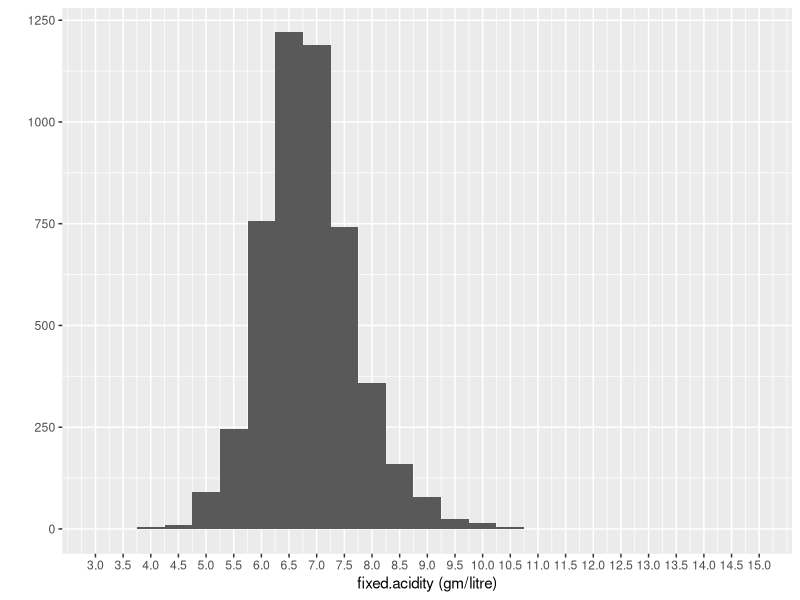
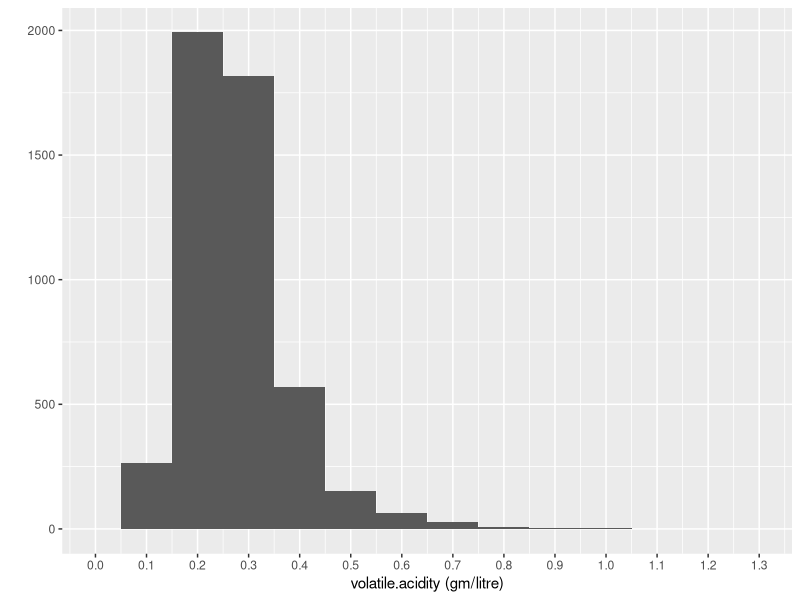
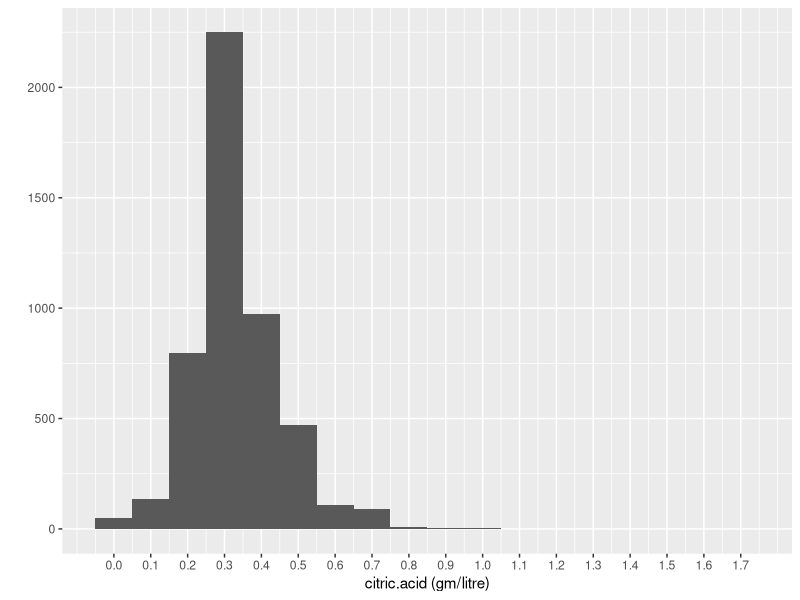
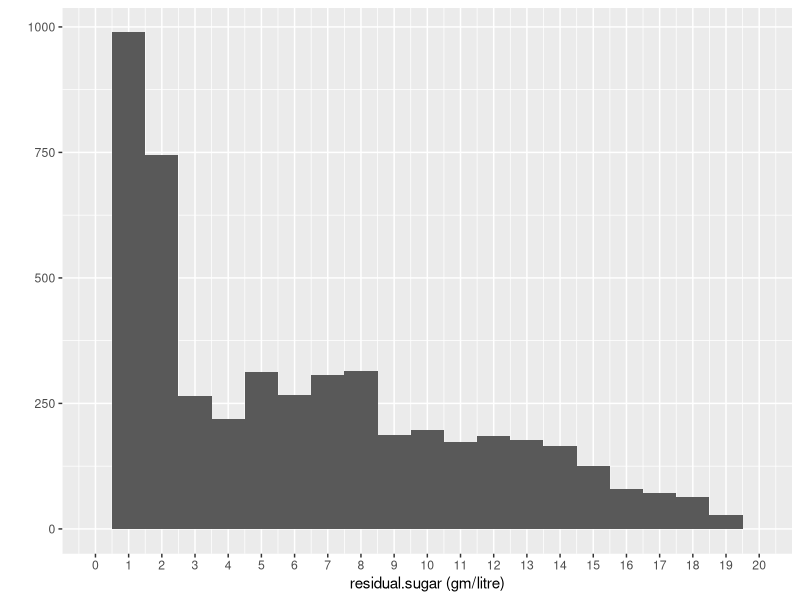
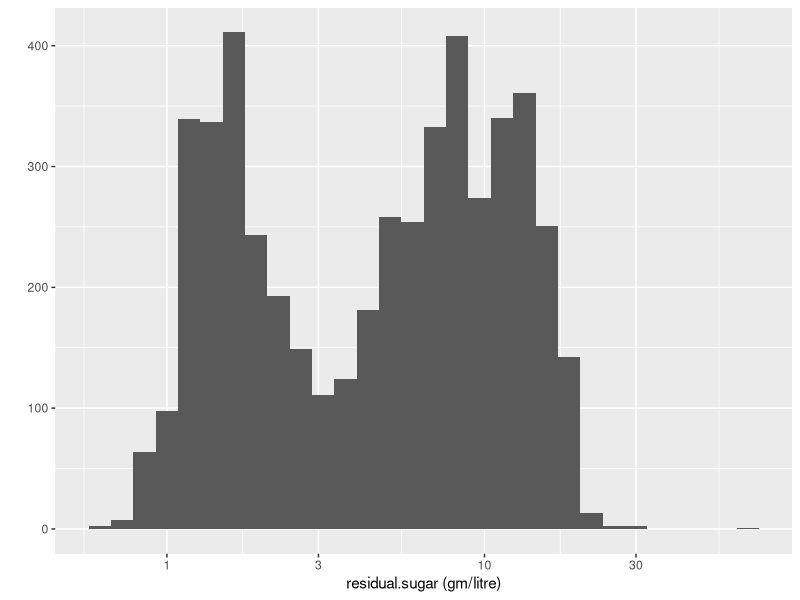
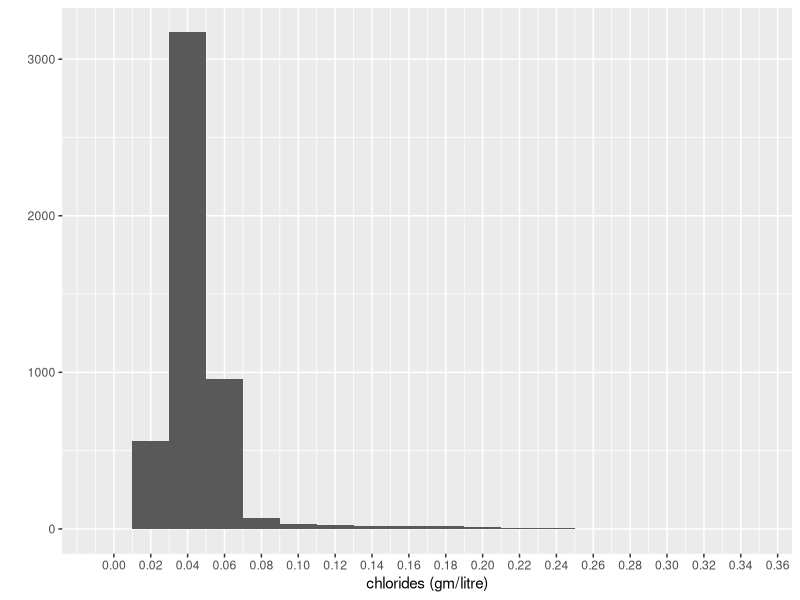
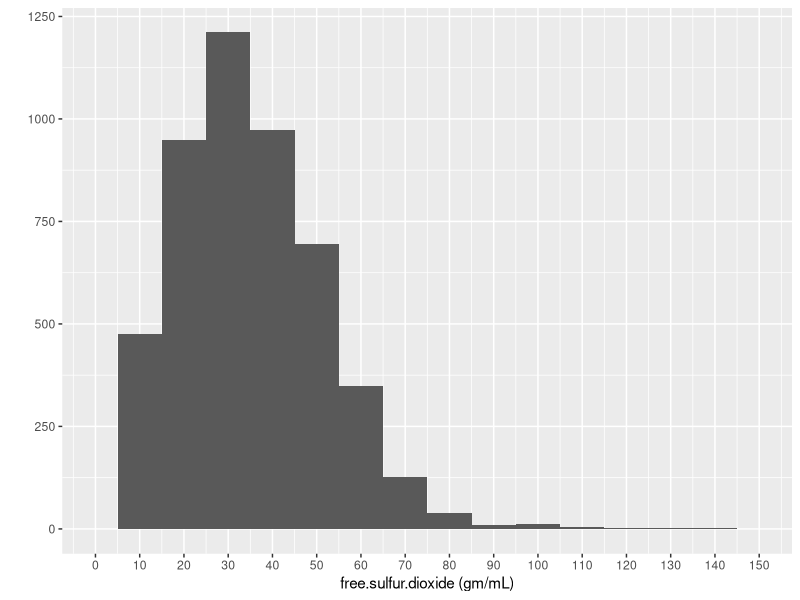
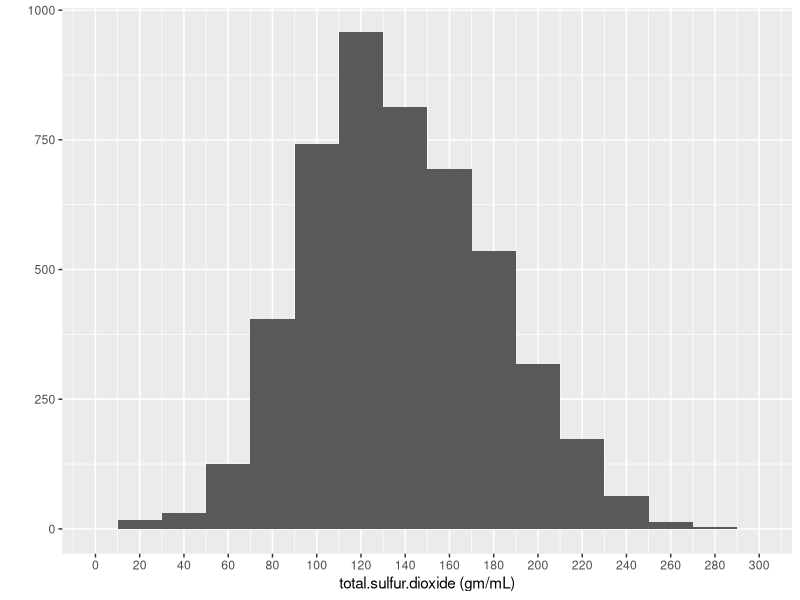

Write R code to recreate these figures, in order.
## ---- chunk 1
library(ggplot2)
library(memisc)
## ---- chunk 2
# Load the Data
wines <- read.csv("wineQualityWhites.csv", header  = T)
wines[1] <- NULL
## ---- chunk 3
str(wines)
## ---- chunk 4
summary(wines)
## ---- chunk 5
qplot(data = wines, x = fixed.acidity, binwidth = 0.5, 
      xlab = "fixed.acidity (gm/litre)") +
  scale_x_continuous(limits = c(3,15), breaks = seq(3,15,0.5))
  
## ---- chunk 6
qplot(data = wines, x = volatile.acidity, binwidth = 0.1, 
      xlab = "volatile.acidity (gm/litre)") +
  scale_x_continuous(limits = c(0,1.3), breaks = seq(0,1.3,0.1))
## ---- chunk 7
qplot(data = wines, x = citric.acid, binwidth = 0.1, 
      xlab = "citric.acid (gm/litre)") +
  scale_x_continuous(breaks = seq(0,1.7,0.1))
## ---- chunk 8
qplot(data = wines, x = residual.sugar, binwidth = 1, 
      xlab = "residual.sugar (gm/litre)") +
  scale_x_continuous(limits = c(0,20), breaks = seq(0,20,1))
## ---- chunk 9
qplot(data = wines, x = residual.sugar, xlab = "residual.sugar (gm/litre)") +
  scale_x_log10()
## ---- chunk 10
qplot(data = wines, x = chlorides, binwidth = 0.02, 
      xlab = "chlorides (gm/litre)") +
  scale_x_continuous(breaks = seq(0, 0.4, 0.02))
## ---- chunk 11
qplot(data = wines, x = free.sulfur.dioxide, binwidth = 10, 
      xlab = "free.sulfur.dioxide (gm/mL)") +
  scale_x_continuous(limits = c(0,150), breaks = seq(0,150,10))
## ---- chunk 12
qplot(data = wines, x = total.sulfur.dioxide, binwidth = 20, 
      xlab = "total.sulfur.dioxide (gm/mL)") +
  scale_x_continuous(limits = c(0,300), breaks = seq(0,300,20))
## ---- chunk 13
qplot(data = wines, x = alcohol, binwidth = 0.5, 
      xlab = "alcohol (% by volume)") +
  scale_x_continuous(limits = c(7.5,15), breaks = seq(7.5,15,0.5))
## ---- chunk 14
qplot(data = wines, x = quality, binwidth = 1) +
  scale_x_continuous(limits = c(0,10), breaks = seq(0,10,1))
## ---- chunk 15
cor(wines)
## ---- chunk 16
ggplot(data = wines, aes(x = factor(quality), y = alcohol)) +
  geom_jitter(alpha = 1/4) +
  geom_boxplot(col = "green") + 
  stat_summary(fun.y = mean, geom = "point", shape = 4, color = "red") +
  labs(y = "alcohol (% by volume)", x = "quality")
## ---- chunk 17
ggplot(data = wines, aes(x = factor(quality), y = density)) +
  geom_jitter(alpha = 1/4) +
  geom_boxplot(col = "green") +
  scale_y_continuous(limits = c(0.985,1.005)) +
  stat_summary(fun.y = mean, geom = "point", shape = 4, col = "red") +
  labs(y = "density (gm/mL)", x = "quality")
## ---- chunk 18
ggplot(data = wines, aes(x = factor(quality), y = residual.sugar)) +
  geom_jitter(alpha = 1/4) +
  geom_boxplot(col = "green") +
  scale_y_continuous(limits = c(0,25), breaks = seq(0,25,5)) +
  stat_summary(fun.y = mean, geom = "point", col = "red", shape = 4) +
  labs(y = "residual.sugar (gm/litre)", x = "quality")
## ---- chunk 19
ggplot(data = wines, aes(x = factor(quality), y = total.sulfur.dioxide)) +
  geom_jitter(alpha = 1/5) +
  geom_boxplot(col = "green") +
  scale_y_continuous(limits = c(0,300)) +
  stat_summary(fun.y = mean, geom = "point", col = "red", shape = 4) +
  labs(y = "total.sulfur.dioxide (mg/litre)", x = "quality")
## ---- chunk 20
ggplot(data = wines, aes(x = residual.sugar, y = total.sulfur.dioxide)) +
  geom_point(alpha = 1/5) +
  labs(x = "residual.sugar (gm/litre)",y = "total.sulfur.dioxide (mg/litre)") +
  scale_x_continuous(limits = c(0,30), breaks = seq(0,30,5)) +
  scale_y_continuous(limits = c(0,300), breaks = seq(0,300,50)) +
  geom_smooth(method = lm, se = FALSE, color = 'red')
## ---- chunk 21
ggplot(data = wines, aes(x = residual.sugar, y = density)) +
  geom_point(alpha = 1/10) + 
  labs (x = "residual.sugar (gm/litre)", y = "density (gm/mL)") +
  scale_x_continuous(limits = c(0,30), breaks = seq(0,30,5)) +
  scale_y_continuous(limits = c(0.985,1.005)) +
  geom_smooth(method = lm, se = FALSE, color = 'red')
## ---- chunk 22
ggplot(data = wines, aes(x = residual.sugar, y = alcohol)) +
  geom_point(alpha = 1/3) +
  labs (x = "residual.sugar (gm/litre)", y = "alcohol (% by volume)") +
  scale_x_continuous(limits = c(0,30), breaks = seq(0,30,5)) +
  geom_smooth(method = lm, se = FALSE, color = 'red')
## ---- chunk 23
ggplot(data = wines, aes(x = alcohol, y = density)) +
  geom_point(alpha = 1/10) +
  labs (x = "alcohol (% by volume)", y = "density (gm/mL)") +
  scale_y_continuous(limits = c(0.985,1.005)) +
  geom_smooth(method = lm, col = 'red')
## ---- chunk 24
wines$quality_class <- NA
wines <- transform(wines, quality_class = ifelse(quality<=4, "low",
                                          ifelse(quality==5 | quality ==6,
                                                 "medium","high")))
wines$quality_class <- factor(wines$quality_class, levels = 
                                c("low","medium","high"))
## ---- chunk 25
ggplot(data = wines, aes(x = residual.sugar, y=density, col=factor(quality))) +
  geom_point(alpha = 1/10) +
  scale_x_continuous(limits = c(0,25), breaks = seq(0,25,5)) +
  scale_y_continuous(limits = c(0.985,1.005)) +
  geom_smooth(method = "lm", se = FALSE, size=1) +
  scale_color_brewer(type='seq', guide=guide_legend(title='Quality')) +
  labs(x = "residual.sugar (gm/litre)", y = "density (gm/mL)")
## ---- chunk 26
ggplot(data = wines, aes(x = round(residual.sugar), y = density)) +
  geom_line(aes(col = quality_class), stat = "summary", fun.y = mean) +
  scale_x_continuous(limits = c(0,30), breaks = seq(0,30,5)) +
  scale_y_continuous(limits = c(0.985,1.005)) +
  #scale_color_brewer(type='seq', guide=guide_legend(title='Quality Class')) +
  labs(x = "residual.sugar (gm/litre)", y = "density (gm/mL)")
## ---- chunk 27
ggplot(data = wines, aes(x = alcohol, y =density, col=factor(quality))) +
  geom_point(alpha = 1/10) +
  scale_y_continuous(limits = c(0.985,1.01)) +
  geom_smooth(method = "lm", se = FALSE, size=1) +
  scale_color_brewer(type='seq', guide=guide_legend(title='Quality')) +
  labs(x = "alcohol (% by volume)", y = "density (gm/mL)")
## ---- chunk 28
ggplot(data = wines, aes(x = round(alcohol), y = density)) +
  geom_line(aes(col = quality_class), stat = "summary", fun.y = mean) +
  scale_y_continuous(limits = c(0.985,1.01)) +
  labs(x = "alcohol (% by volume)", y = "density (gm/mL)")
## ---- chunk 29
ggplot(data = wines, aes(x = residual.sugar, y=alcohol, col=factor(quality))) +
  geom_point(alpha = 1/5) +
  scale_x_continuous(limits = c(0,30), breaks = seq(0,30,5)) +
  geom_smooth(method = "lm", se = FALSE, size=1) +
  scale_color_brewer(type='seq', guide=guide_legend(title='Quality')) +
  labs(x = "residual.sugar (gm/litre)", y = "alcohol (% by vokume)")
## ---- chunk 30
ggplot(data = wines, aes(x = round(residual.sugar), y=alcohol)) +
  geom_line(aes(col = quality_class), stat = "summary", fun.y = mean) +
  scale_x_continuous(limits = c(0,30), breaks = seq(0,30,5)) +
  labs(x = "residual.sugar (gm/litre)", y = "alcohol (% by vokume)")
## ---- chunk 31
theme_update(plot.title = element_text(hjust = 0.5))
ggplot(data = wines, aes(x = factor(quality), y = alcohol)) +
  geom_jitter(alpha = 1/4) +
  geom_boxplot(col = "green") + 
  stat_summary(fun.y = mean, geom = "point", shape = 4, color = "red") +
  labs(y = "alcohol (% by volume)", x = "quality") +
  ggtitle("alcohol vs quality")
## ---- chunk 32
ggplot(data = wines, aes(x = residual.sugar, y = density)) +
  geom_point(alpha = 1/10) + 
  labs (x = "residual.sugar (gm/litre)", y = "density (gm/mL)") +
  scale_x_continuous(limits = c(0,30), breaks = seq(0,30,5)) +
  scale_y_continuous(limits = c(0.985,1.005)) +
  geom_smooth(method = lm, se = FALSE, color = 'red') +
  ggtitle("density vs residual sugar")
## ---- chunk 33
ggplot(data = wines, aes(x = alcohol, y =density, col=factor(quality))) +
  geom_point(alpha = 1/10) +
  scale_y_continuous(limits = c(0.985,1.01)) +
  geom_smooth(method = "lm", se = FALSE, size=1) +
  scale_color_brewer(type='seq', guide=guide_legend(title='Quality')) +
  labs(x = "alcohol (% by volume)", y = "density (gm/mL)") +
  ggtitle("density vs alcohol and quality")
## ---- chunk 34
ggplot(data = wines, aes(x = round(alcohol), y = density)) +
  geom_line(aes(col = quality_class), stat = "summary", fun.y = mean) +
  scale_y_continuous(limits = c(0.985,1.01)) +
  labs(x = "alcohol (% by volume)", y = "density (gm/mL)") +
  ggtitle("density vs alcohol and quality class")
